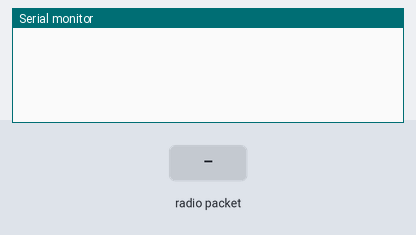
The sketch below on a simulated Arduino Mega 2560, built with avr-gcc and run on an emulated ATmega2560. Shown: the last lines printed to the serial monitor. The test bench sets the inputs (shaded band). No radio packets arrive unless stated.

Above: at 1.2 s.
1.3 s: radio packet "1" arrives
At 2.5 s:
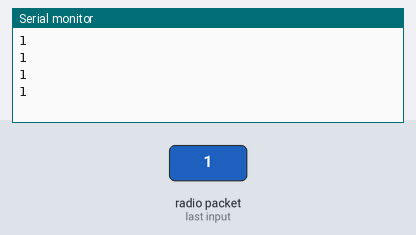
2.8 s: radio packet "0" arrives
At 3.6 s:
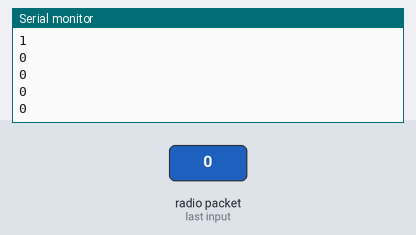
4.3 s: radio packet "2" arrives
At 4.7 s:
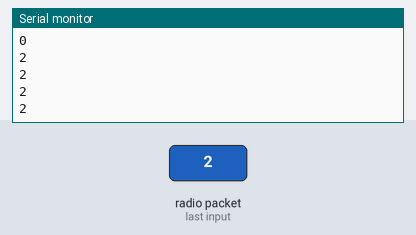
Timing chart, 0 to 7.3 s (numbered marks = the images above; inputs shaded):
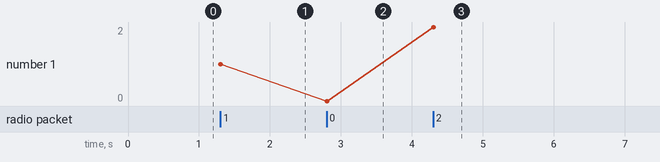

The sketch:

nrf24_recieve.ino
```cpp
#include <SPI.h>
#include <RF24.h>

#define CE_PIN    22
#define CSN_PIN   21

RF24 radio(CE_PIN, CSN_PIN);

const byte address[6] = "00001";

void setup() {
  Serial.begin(9600);
  radio.begin();
  radio.openReadingPipe(1, address);
  radio.setPALevel(RF24_PA_MIN);
  radio.startListening();
}

void loop() {
  if (radio.available()) {
  char text[4][32] = {"","","",""};
  for (int i =0 ; i<4 ; i++ )
  {
    radio.read(&text[i], sizeof(text[i]));
    Serial.println(text[i]);
  }
}
}
```

Measured:
- after the input at 1.3 s, the serial monitor: prints a new line at once (image 1)
- after the input at 2.8 s, the serial monitor: prints a new line at once (image 2)
- after the input at 4.3 s, the serial monitor: prints a new line at once (image 3)
- plotted number 1: 1 → 0 after the input at 2.8 s, 0 → 2 after the input at 4.3 s
